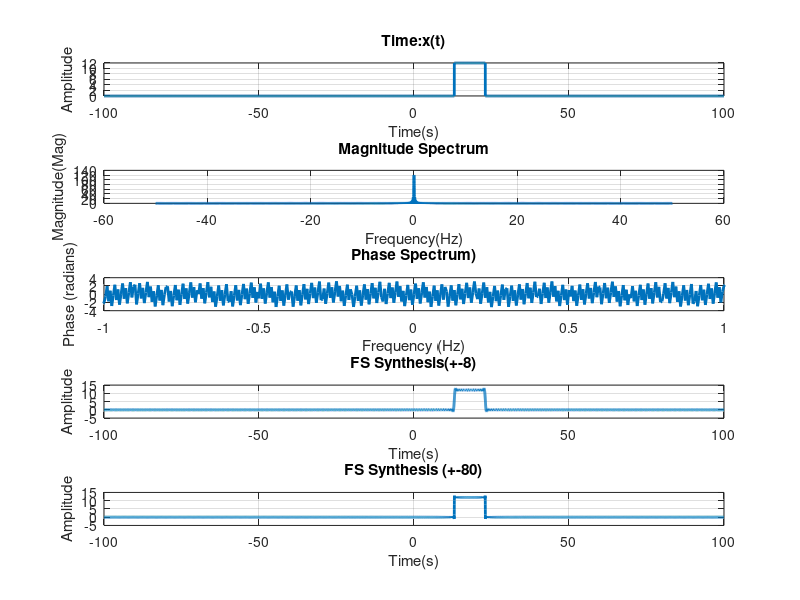

The MATLAB script that drew this image:
clc; clear; close all;
ID_NO = '2024A3PS0378P';
A = ID_NO(12) - 48 + 4;
W = ID_NO(11) - 48 + 3;
X = ID_NO(12) - 48 + 10;
t = linspace(-100, 100, 20000);  % <-- You must define t
dt = t(2) - t(1);
x_func = @(t) A*(abs(t) < W/2);
x = x_func(X-t);
%%
subplot(5, 1, 1);
plot(t, x, 'LineWidth', 2)
grid on
title('Time:x(t)')
xlabel('Time(s)')
ylabel('Amplitude')
Xf = fftshift(fft(x))*dt;
N = numel(t);
f = (-N/2:N/2-1) * (1/(dt*N));
omega = 2*pi*f;
subplot(5,1,2)
plot(f, abs(Xf), 'LineWidth', 2)
grid on
title('Magnitude Spectrum')
xlabel('Frequency(Hz)')
ylabel('Magnitude(Mag)')
subplot(5,1,3)
plot(f, angle(Xf), 'LineWidth', 2);
grid on
title('Phase Spectrum)')
xlabel('Frequency (Hz)')
ylabel('Phase (radians)')
xlim([-1 1])
omega_c = 8;   % cutoff in rad/s (CHANGE THIS AS YOU LIKE)
LP_filter = abs(omega) < omega_c;  % rectangular LPF window
Xf_LP = Xf .* LP_filter;           % apply low-pass filter
x_rec = ifft(ifftshift(Xf_LP))/dt;
subplot(5, 1, 4)
plot(t, x_rec, 'LineWidth', 2)
grid on
title('FS Synthesis(+-8)')
xlabel('Time(s)')
ylabel('Amplitude')
omega_c2 = 80;
LP_filter2 = abs(omega) < omega_c2;
Xf_LP2= Xf.*LP_filter2;
x_rec2 = ifft(ifftshift(Xf_LP2))/dt;
subplot(5, 1, 5)
plot(t, x_rec2, 'LineWidth', 2)
grid on
title('FS Synthesis (+-80)')
xlabel('Time(s)')
ylabel('Amplitude')
